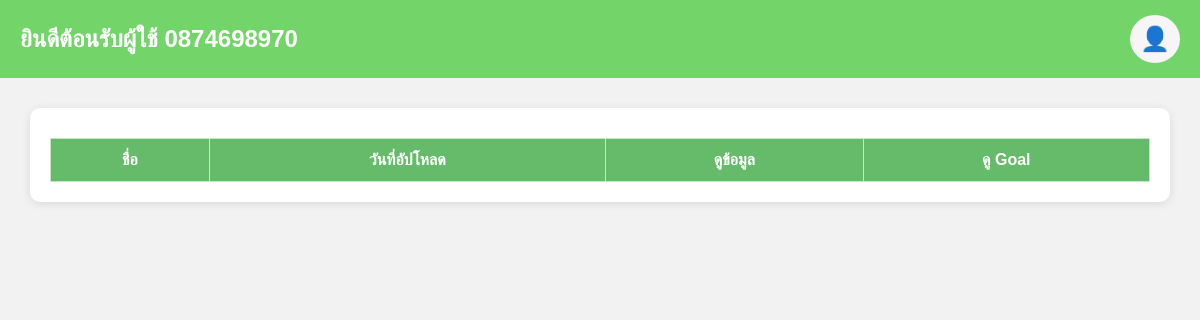
/php/user.php (signed in), run on an earlier commit of the app's database.
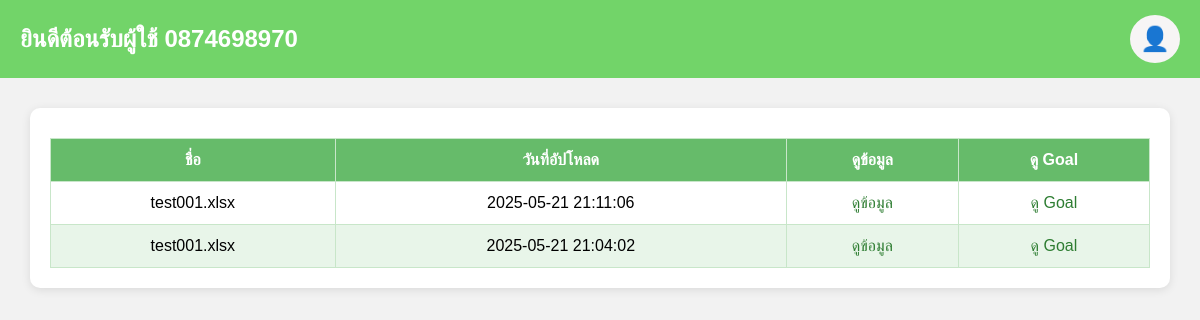
And on a later commit of the database.
### tables this page shows
CREATE TABLE `uploaded_file` (
  `id` int(11) NOT NULL,
  `filename` varchar(255) NOT NULL,
  `filepath` varchar(255) NOT NULL,
  `uploaded_by` varchar(50) DEFAULT NULL,
  `uploaded_at` datetime DEFAULT current_timestamp(),
  `allowed_users` text DEFAULT NULL
);

### php/user.php (the view, shortened to what this page needs)
<?php
include 'config_db.php';
$username = $_SESSION['username'];
$sql = "SELECT * FROM uploaded_file ORDER BY uploaded_at DESC";
$result = $conn->query($sql);
?>
<!DOCTYPE html>
<html lang="th">
<head>
    <link rel="stylesheet" href="../css/user.css">
    <link rel="stylesheet" href="https://cdnjs.cloudflare.com/ajax/libs/font-awesome/6.5.0/css/all.min.css">
    <link rel="stylesheet" href="https://fontawesome.com/icons/file-excel?f=classic&s=regular">
</head>
<body>
    <div class="header">
        <h2>ยินดีต้อนรับผู้ใช้ <?php echo htmlspecialchars($username); ?></h2>
        <div class="profile-container">
            <div class="profile-icon" onclick="toggleDropdown()">👤</div>
        </div>
    </div>
    <div class="table-container">
        <table>
            <thead>
                <tr>
                    <th>ชื่อ</th>
                    <th>วันที่อัปโหลด</th>
                    <th>ดูข้อมูล</th>
                    <th>ดู Goal</th>
                </tr>
            </thead>
            <tbody>
                <?php
                if ($result->num_rows > 0) {
    while ($row = $result->fetch_assoc()) {
        $allowed_users = explode(',', $row['allowed_users']);
        if (in_array($username, $allowed_users)) {
            $tableName = pathinfo($row['filename'], PATHINFO_FILENAME);
            echo "<tr>";
            echo "<td>" . htmlspecialchars($row['filename']) . "</td>";
            echo "<td>" . $row['uploaded_at'] . "</td>";
            echo "<td><a href='view_table_user.php?table=" . urlencode($tableName) . "' title='ดูข้อมูล'>ดูข้อมูล</a></td>";
            echo "<td><a class='btn goal' href='goal_details.php?file_id=" . $row['id'] . "'>ดู Goal</a></td>";
            echo "</tr>";
        }
    }
} else {
    echo "<tr><td colspan='4'>ไม่มีไฟล์ที่พร้อมให้ดาวน์โหลด</td></tr>";
}
                ?>
            </tbody>
        </table>
    </div>
</body>
</html>

What changed in the data, as far as the page shows it:
added uploaded_file: filename "test001.xlsx", uploaded_at "2025-05-21 21:11:06"
added uploaded_file: filename "test001.xlsx", uploaded_at "2025-05-21 21:04:02"
